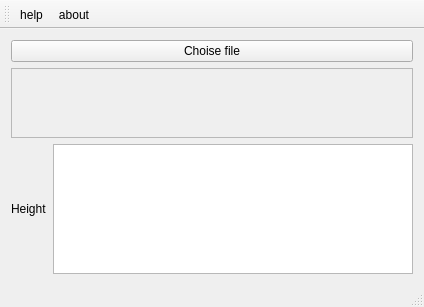
<?xml version="1.0" encoding="UTF-8"?>
<ui version="4.0">
 <class>MainWindow</class>
 <widget class="QMainWindow" name="MainWindow">
  <property name="geometry">
   <rect>
    <x>0</x>
    <y>0</y>
    <width>424</width>
    <height>307</height>
   </rect>
  </property>
  <property name="windowTitle">
   <string>MainWindow</string>
  </property>
  <widget class="QWidget" name="centralWidget">
   <layout class="QVBoxLayout" name="verticalLayout_2">
    <item>
     <layout class="QVBoxLayout" name="verticalLayout">
      <item>
       <widget class="QPushButton" name="choise_b">
        <property name="text">
         <string>Choise file</string>
        </property>
       </widget>
      </item>
      <item>
       <widget class="QScrollArea" name="scrollArea">
        <property name="widgetResizable">
         <bool>true</bool>
        </property>
        <widget class="QWidget" name="scrollAreaWidgetContents">
         <property name="geometry">
          <rect>
           <x>0</x>
           <y>0</y>
           <width>386</width>
           <height>72</height>
          </rect>
         </property>
         <widget class="QLabel" name="str1">
          <property name="geometry">
           <rect>
            <x>10</x>
            <y>10</y>
            <width>59</width>
            <height>16</height>
           </rect>
          </property>
          <property name="text">
           <string/>
          </property>
         </widget>
        </widget>
       </widget>
      </item>
      <item>
       <layout class="QHBoxLayout" name="horizontalLayout">
        <item>
         <widget class="QLabel" name="height_l">
          <property name="text">
           <string>Height</string>
          </property>
         </widget>
        </item>
        <item>
         <widget class="QTextBrowser" name="result_t"/>
        </item>
       </layout>
      </item>
     </layout>
    </item>
   </layout>
  </widget>
  <widget class="QMenuBar" name="menuBar">
   <property name="geometry">
    <rect>
     <x>0</x>
     <y>0</y>
     <width>424</width>
     <height>22</height>
    </rect>
   </property>
  </widget>
  <widget class="QToolBar" name="mainToolBar">
   <attribute name="toolBarArea">
    <enum>TopToolBarArea</enum>
   </attribute>
   <attribute name="toolBarBreak">
    <bool>false</bool>
   </attribute>
   <addaction name="actionhelp"/>
   <addaction name="actionabout"/>
  </widget>
  <widget class="QStatusBar" name="statusBar"/>
  <action name="actionhelp">
   <property name="text">
    <string>help</string>
   </property>
   <property name="shortcut">
    <string>F1</string>
   </property>
  </action>
  <action name="actionabout">
   <property name="text">
    <string>about</string>
   </property>
   <property name="shortcut">
    <string>F2</string>
   </property>
  </action>
 </widget>
 <layoutdefault spacing="6" margin="11"/>
 <resources/>
 <connections/>
</ui>
